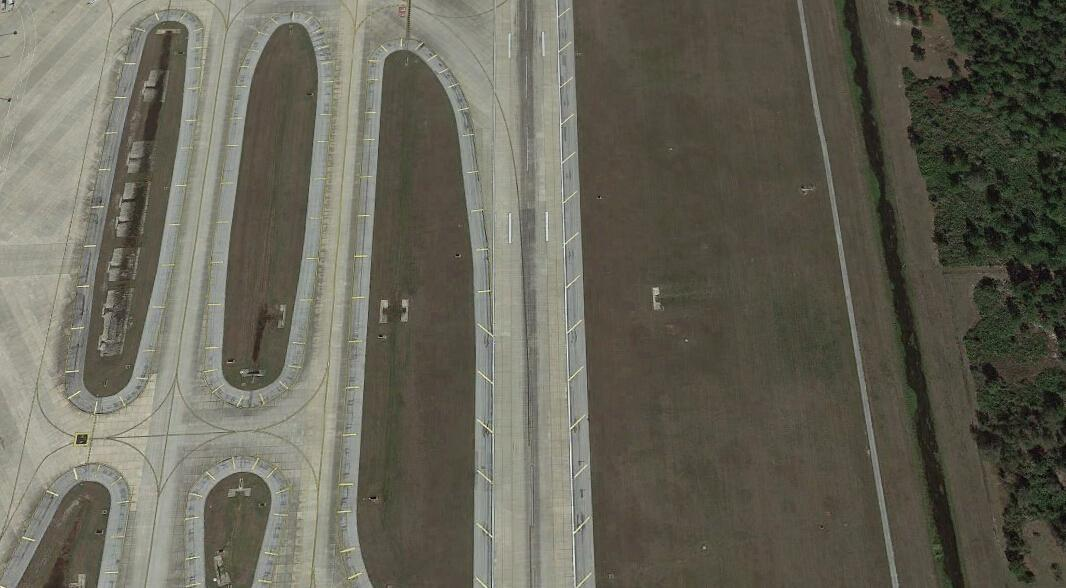
#> input picture Mask_RCNN/NWPU VHR-10_dataset/negative image set/001.jpg, 1066 x 588 px, found by its file name
$ jupyter execute --allow-errors Projet_Version1.ipynb   (shell and % lines are left out)
#> lines starting #> are read from the running program, lines starting #| are printed output that depends on the picture; after the words box and inside, x2 and y2 are one past the last pixel; in counts of white or black regions, pixels touching at a corner belong together
[cell 1]
## Suppress warnings for a cleaner output
import warnings
warnings.filterwarnings('ignore')
# Core libraries for data processing and mathematical operations
import matplotlib.pyplot as plt
import numpy as np
# Deep learning libraries
import tensorflow as tf
import cv2
import matplotlib.pyplot as plt
import keras
from keras import layers
from keras.applications import VGG16
from keras.models import Sequential, Model
from keras.layers import Dense, Flatten, Dropout, Activation, Conv2D, MaxPooling2D,BatchNormalization  # Layers for model customization
from tensorflow.keras.optimizers import Adam
from sklearn.model_selection import train_test_split
import cv2
import os
import re
#import tensorflow_datasets as tfds

from PIL import Image

[cell 2]
# Charger l'image

image_path = 'C:/Users/hedit/Desktop/Deep_Learning/Last_version/Mask_RCNN/NWPU VHR-10_dataset_coco/positive image set/001.jpg'
image = cv2.imread(image_path)
#> image is the input picture: shape (588, 1066, 3); mean B, G, R 87.8, 100.5, 102.4

# Convertir l'image en niveaux de gris
gray = cv2.cvtColor(image, cv2.COLOR_BGR2GRAY)

# Appliquer un seuillage pour binariser l'image
_, binary = cv2.threshold(gray, 127, 255, cv2.THRESH_BINARY)
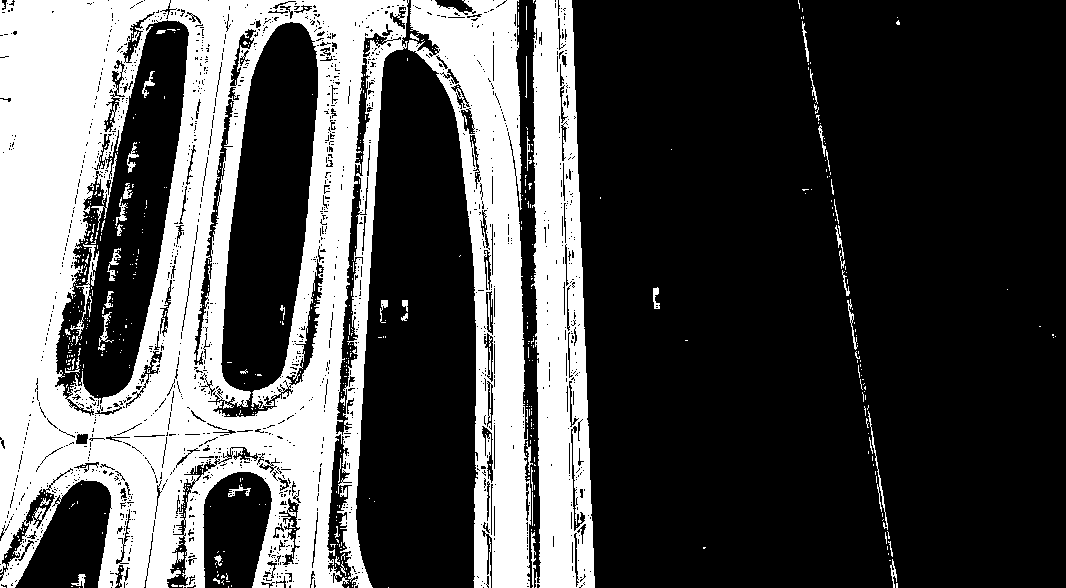
#> binary: shape (588, 1066); 31.8% white; 586 white regions (529 under 20 px)

# Trouver les contours dans l'image binarisée
contours, _ = cv2.findContours(binary, cv2.RETR_EXTERNAL, cv2.CHAIN_APPROX_SIMPLE)
#> contours = 261 contours, 239 with area under 20; largest, box (x1, y1, x2, y2) and area: (0, 0, 409, 588) 200604, (408, 0, 531, 588) 33530, (531, 0, 595, 588) 26978, (868, 411, 888, 530) 86, (531, 532, 536, 588) 75

# Dessiner les boîtes englobantes des contours trouvés
for contour in contours:
    x, y, w, h = cv2.boundingRect(contour)
    cv2.rectangle(image, (x, y), (x + w, y + h), (0, 255, 0), 2)
#> this loop made 261 passes
#> (contour, x, y, w, h) on passes 3 to 5: ([[348, 586], [347, 587], [348, 587]], 347, 586, 2, 2), ([[228, 586], [228, 587]], 228, 586, 1, 2), ([[71, 586], [72, 586]], 71, 586, 2, 1)
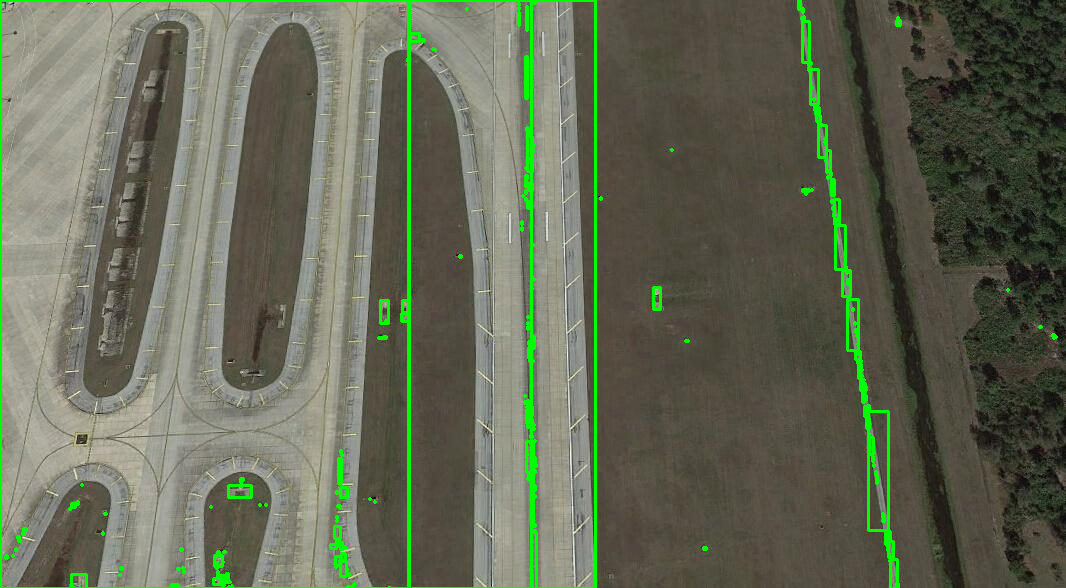
#> image: shape (588, 1066, 3); 2.88% of pixels changed, all inside (x1, y1, x2, y2) = (0, 0, 1058, 588)

# Afficher l'image avec les boîtes englobantes
plt.imshow(image)

[cell 3]
# Fonction pour extraire la région d'intérêt (ROI) de chaque boîte englobante
def extract_roi(image, coord1, coord2):
#> called with coord1 = (563, 478), coord2 = (630, 573)
    x1, y1 = coord1
    x2, y2 = coord2
    roi = image[y1:y2, x1:x2]  # Extraction de la région d'intérêt (ROI)
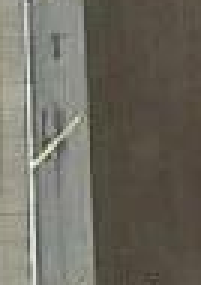
#> roi: shape (95, 67, 3) (shown 3 times larger); mean B, G, R 95.8, 106.2, 109.5
    return roi

# Charger l'image d'origine
image_path = 'C:/Users/hedit/Desktop/Deep_Learning/Last_version/Mask_RCNN/NWPU VHR-10_dataset_coco/positive image set/001.jpg'
image = cv2.imread(image_path)


# Coordonnées de la région d'intérêt (xmin, ymin, xmax, ymax) pour l'avion
coord1 = (563, 478)
coord2 = (630, 573)

# Configuration de la figure Matplotlib pour afficher la ROI de l'avion
fig, ax = plt.subplots(1, 1, figsize=(5, 5))  # Créer la figure et l'axe


# Extraire la ROI de l'avion et l'afficher dans la figure
roi = extract_roi(image,coord1, coord2)
ax.imshow(roi)  # Afficher la ROI dans l'axe correspondant
ax.axis('off')  # Désactiver les axes pour une meilleure présentation
ax.set_title('ROI Avion')  # Ajouter un titre à la ROI de l'avion

plt.show()  # Afficher la figure avec la ROI de l'avion

$ run again, with Mask_RCNN/NWPU VHR-10_dataset/negative image set/002.jpg copied over Mask_RCNN/NWPU VHR-10_dataset/negative image set/001.jpg
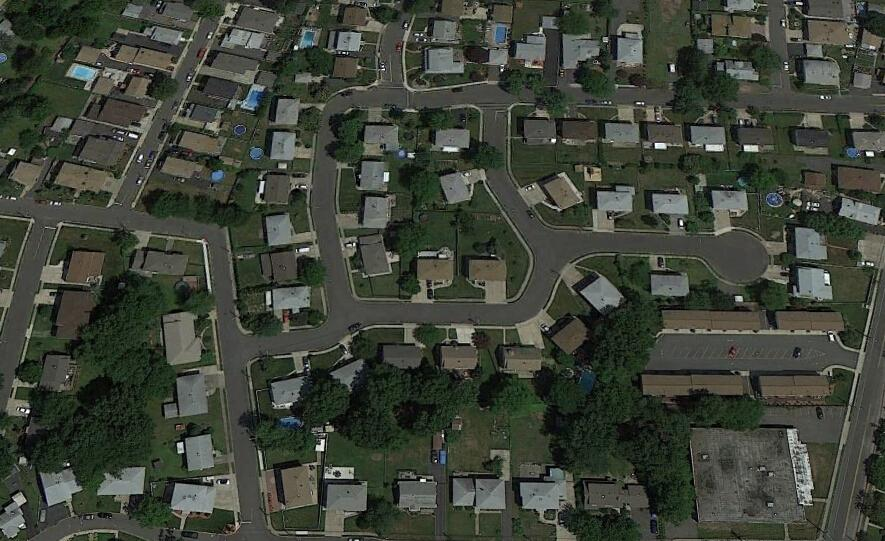
#> input picture Mask_RCNN/NWPU VHR-10_dataset/negative image set/002.jpg, 885 x 541 px, found by its file name
#> image is the input picture: shape (541, 885, 3); mean B, G, R 56.3, 67, 61.8
#> `_, binary = cv2.threshold(gray, 127, 255, cv2.THRESH_BINARY)`:
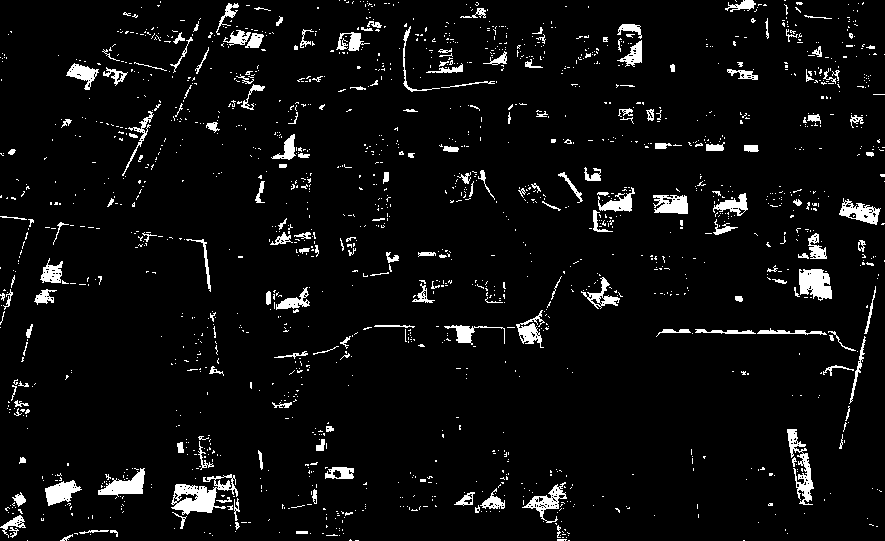
#> binary: shape (541, 885); 5.2% white; 1672 white regions (1483 under 20 px)
#> contours = 1671 contours, 1559 with area under 20; largest, box (x1, y1, x2, y2) and area: (171, 474, 238, 515) 1250, (799, 269, 832, 301) 720, (787, 429, 814, 505) 587, (98, 468, 145, 497) 572, (839, 198, 881, 225) 526
#> the loop `for contour in contours:` made 1671 passes
#> (x, y, w, h) on passes 4, 5, 7: (27, 540, 1, 1), (557, 539, 10, 2), (566, 537, 1, 1)
#> in extract_roi, `roi = image[y1:y2, x1:x2]  # Extraction de la région d'intérêt (ROI)`:
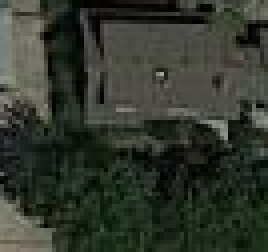
#> roi: shape (63, 67, 3) (shown 4 times larger); mean B, G, R 45.5, 55.7, 50.1

$ run again, with Mask_RCNN/NWPU VHR-10_dataset/negative image set/006.jpg copied over Mask_RCNN/NWPU VHR-10_dataset/negative image set/001.jpg
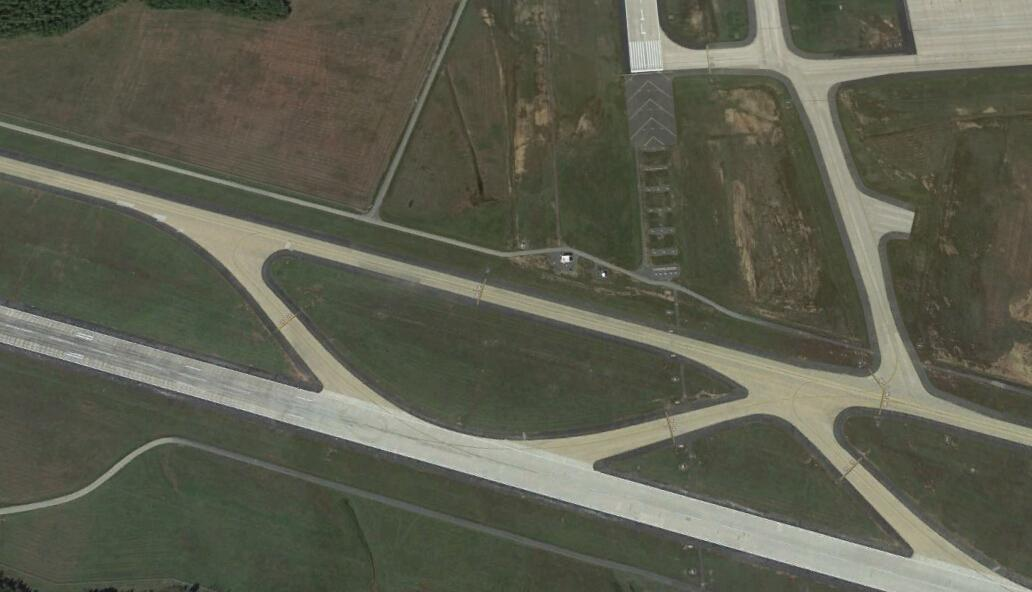
#> input picture Mask_RCNN/NWPU VHR-10_dataset/negative image set/006.jpg, 1032 x 592 px, found by its file name
#> image is the input picture: shape (592, 1032, 3); mean B, G, R 78.9, 94.2, 92.8
#> `_, binary = cv2.threshold(gray, 127, 255, cv2.THRESH_BINARY)`:
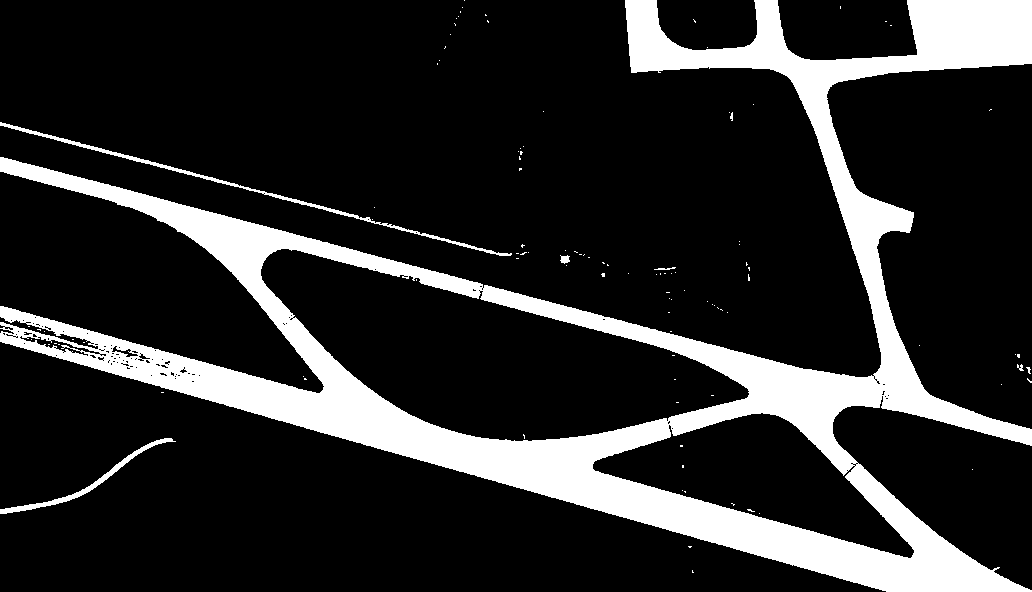
#> binary: shape (592, 1032); 17.1% white; 107 white regions (101 under 20 px)
#> contours = 90 contours, 86 with area under 20; largest, box (x1, y1, x2, y2) and area: (0, 0, 1032, 592) 166803, (0, 122, 512, 256) 1170, (0, 438, 176, 514) 768, (560, 255, 570, 264) 46
#> the loop `for contour in contours:` made 90 passes
#> (x, y, w, h) on passes 3, 4, 6, 7, 9, 10, 11, 12: (972, 469, 1, 1), (0, 438, 176, 76), (1001, 384, 1, 1), (1027, 378, 5, 5), (303, 376, 1, 1), (1026, 367, 5, 7), (1017, 364, 7, 7), (1017, 354, 3, 4)
#> in extract_roi, `roi = image[y1:y2, x1:x2]  # Extraction de la région d'intérêt (ROI)`:
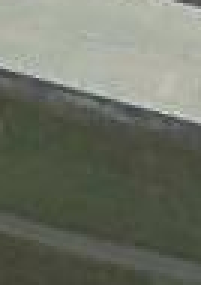
#> roi: shape (95, 67, 3) (shown 3 times larger); mean B, G, R 100.7, 113.7, 109.2
